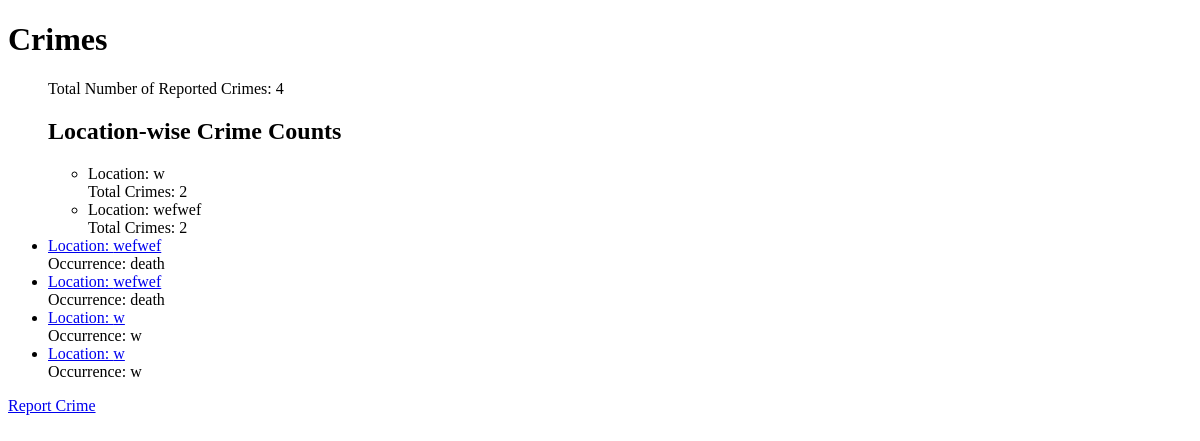
/crimes/, run on an earlier commit of the app's database.
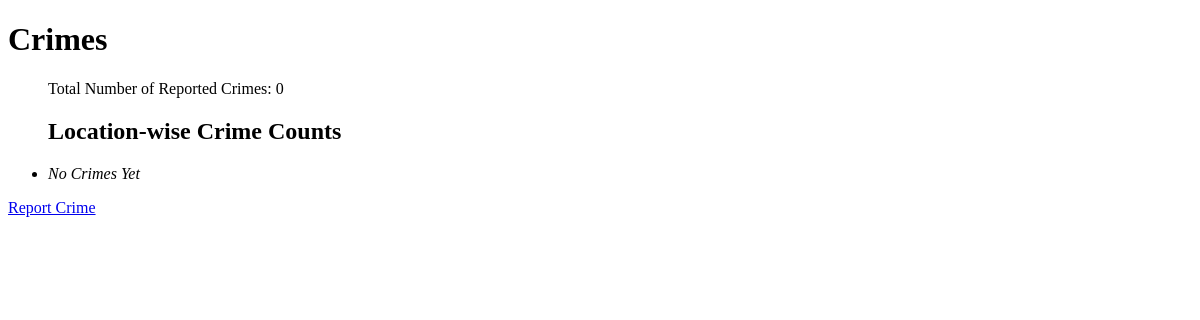
And on a later commit of the database.
### home/models.py (models this page shows, shortened)
class Crime(models.Model):
    id_no = models.CharField(max_length=10, unique=True)
    first_name = models.CharField(max_length=50)
    last_name = models.CharField(max_length=50)
    date = models.DateField()
    time = models.TimeField()
    location = models.CharField(max_length=50)
    occur = models.CharField(max_length=500)
    action = models.CharField(max_length=500)
    type = models.CharField(max_length=50)

### home/views.py (the view)
# urls.py: path('crimes/', views.crimes, name="crimes"),
def crimes(request):
    crime_counts = Crime.objects.values('location').annotate(total_crimes=Count('location'))
    crimes = Crime.objects.all()
    total_crimes = crimes.count()
    return render(request, 'crimes.html', {'crimes': crimes, 'total_crimes': total_crimes, 'crime_counts': crime_counts})

### templates/crimes.html (shortened to what this page needs)
{% extends "base.html" %}
{% block content %}
<h1>Crimes</h1>
<ul>
    <div>
        <p>Total Number of Reported Crimes: {{ total_crimes }}</p>
    </div>
        <h2>Location-wise Crime Counts</h2>
        <ul>
            {% for location_count in crime_counts %}
                <li>
                    Location: {{ location_count.location }}<br>
                    Total Crimes: {{ location_count.total_crimes }}<br>
                </li>
            {% endfor %}
        </ul>
{% for crime in crimes %}
<li> <a href="{% url 'crime' crime.id %}">
    Location: {{ crime.location }}<br></a>
    Occurrence: {{ crime.occur }}<br>
 </li>
{% empty %}
<li> <i>No Crimes Yet</i> </li>
{% endfor %}
</ul>
<a href="{% url 'create_crime' %}" class="btn btn-primary">Report Crime</a>
{% endblock content %}

### templates/base.html (shortened to what this page needs)
<!doctype html>
<html lang="en">
    <head>
    </head>
    <body>
        {% block content %}
        {% endblock content %}
    </body>
</html>

What changed in the data, as far as the page shows it:
removed Crime: location "wefwef", occur "death"
removed Crime: location "wefwef", occur "death"
removed Crime: location "w", occur "w"
removed Crime: location "w", occur "w"
Also different on the page:
{{ total_crimes }}: "4" → "0"
text now shown: "No Crimes Yet"
list line gone: "Location: w Total Crimes: 2"
list line gone: "Location: wefwef Total Crimes: 2"
